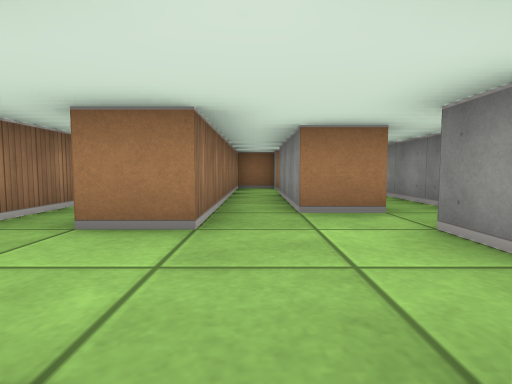
View 1 (above)

16 first-person views from a walk through a cub3D maze. The camera is about half as high as the walls, tilts 4° down and sees 80° across. The floor is counted in squares. Each view is taken from the middle of a square. On the plan, view 1 faces up. The plan holds only what a view shows up to about 9 squares ahead; the rest is blank.

View 2
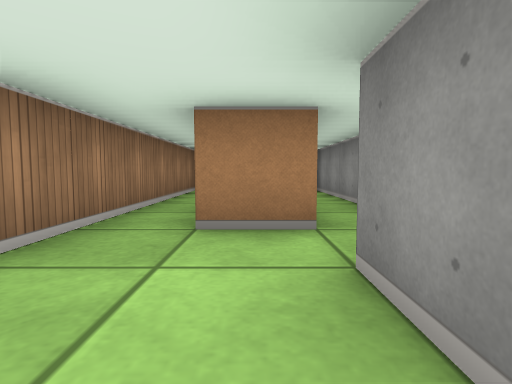

View 3
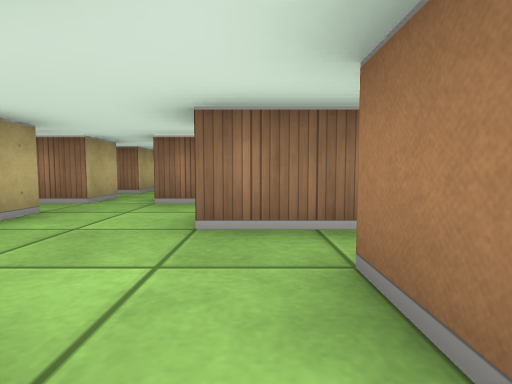

View 4
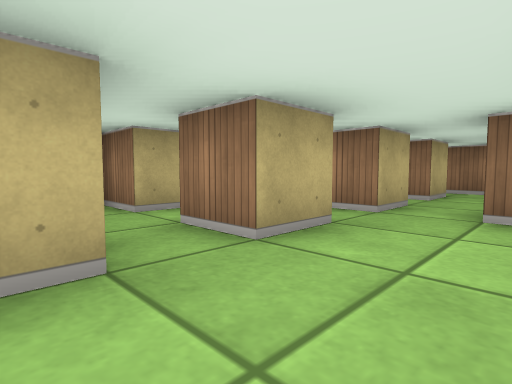

View 5
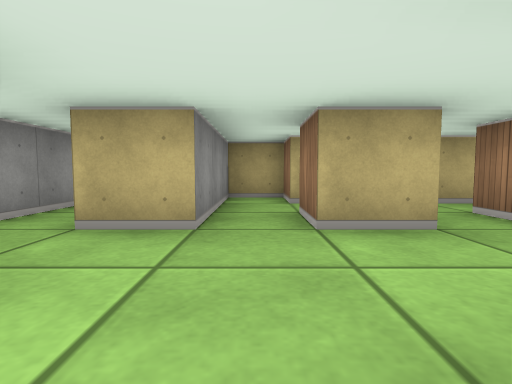

View 6
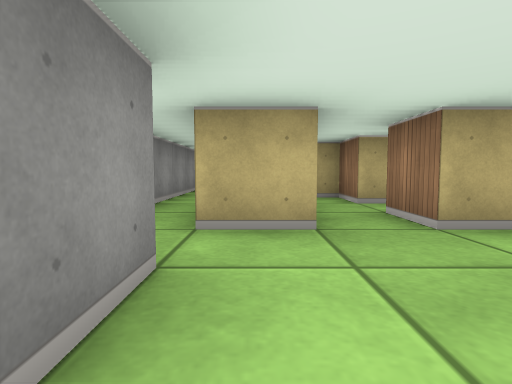

View 7
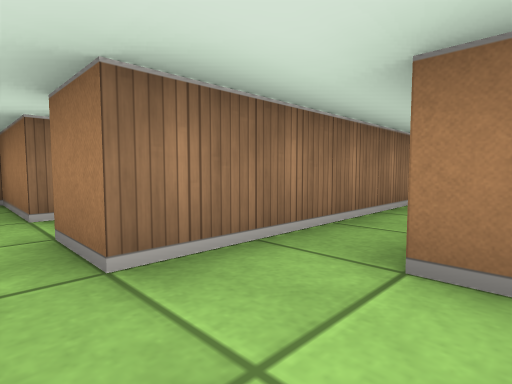

View 8
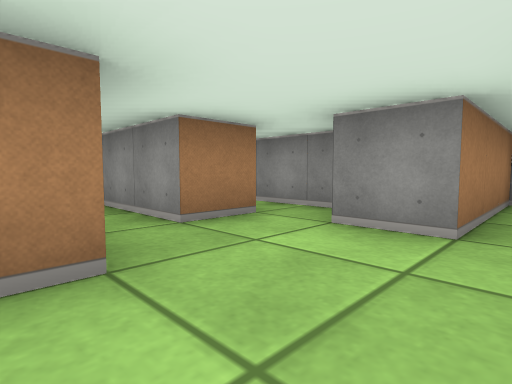

View 9
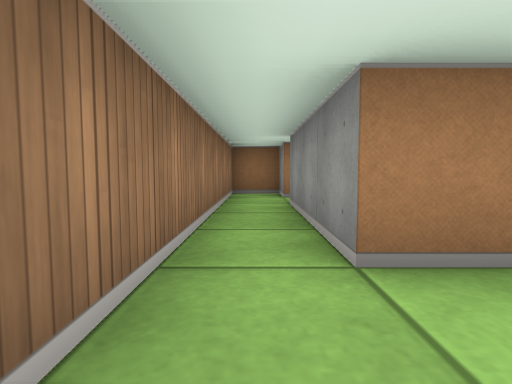

View 10
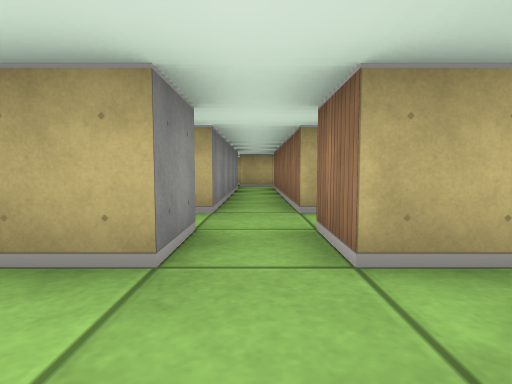

View 11
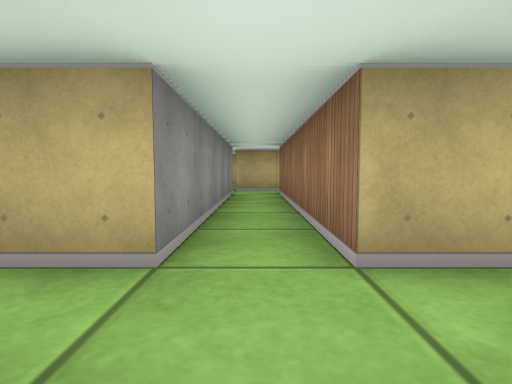

View 12
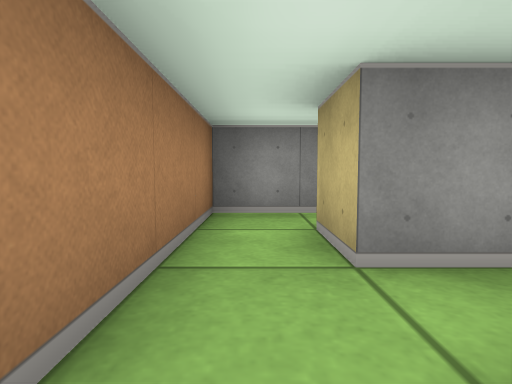

View 13
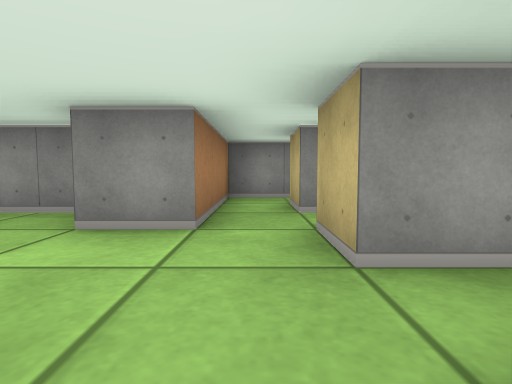

View 14
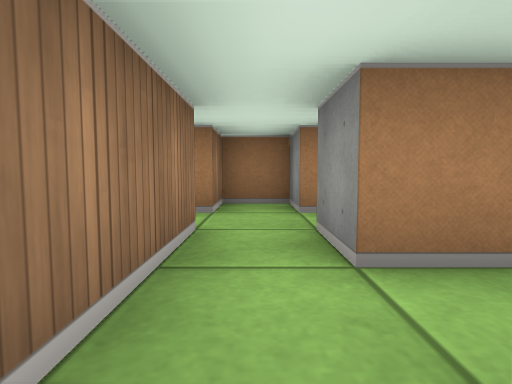

View 15
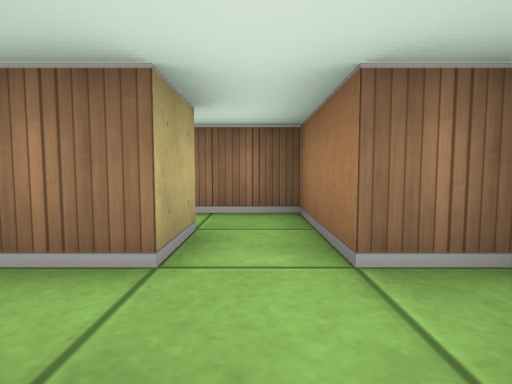

View 16
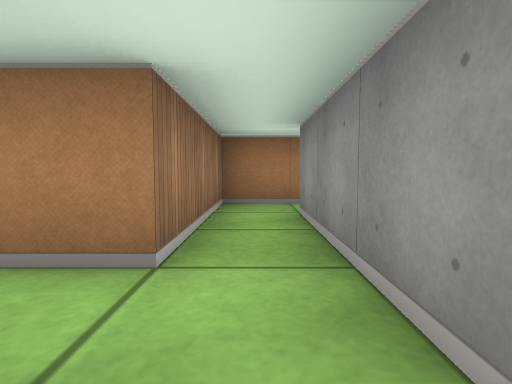

### Floor plan
Points are (right, up) in squares from view 1. A wall is a line through its corners. A room is listed if a view was taken in it or the views show most of it. See-through windows are left out.
Room 1 (views 1, 2, 3, 4, 5, 6, 7, 8, 9, 10, 11, 12, 13, 14, 15)
walls: (-3.5, 2.5) (-4.5, 2.5); (-2.5, 0.5) (-2.5, -0.5) (-3.5, -0.5) (-3.5, 0.5) (-2.5, 0.5); (-2.5, 5.6) (-2.5, 1.5) (-3.5, 1.5); (-4.5, 0.5) (-4.5, -1.5); (-1.5, -0.5) (-1.5, 0.5) (-0.5, 0.5) (-0.5, -0.5); (1.6, 3.5) (0.5, 3.5) (0.5, 6.5); (1.5, 1.5) (1.5, 2.5); (-1.5, -1.5) (-0.5, -1.5) (-0.5, -2.5) (0.5, -2.5) (0.5, 0.5) (1.5, 0.5); (-3.4, -1.5) (-2.5, -1.5); (0.5, 7.5) (0.5, 8.5) (-0.5, 8.5) (-0.5, 2.5) (-1.5, 2.5)
ways out: opening at (-2, -2) to room 3; opening at (1, 7) to room 4; opening at (2, 3) to room 4; opening at (-5, 1) to room 5; opening at (1, 1)
Room 2 (view 16)
walls: (-6.5, 0.5) (-6.5, -1.5); (-5.5, -2.5) (-5.5, 0.5)
ways out: opening at (-6, -0.5) to room 5; opening at (-7, -2)
Room 3 (no view inside)
walls: (-1.5, -6.5) (-1.5, -1.5); (-2.6, -7.5) (-1.5, -7.5); (-2.5, -1.5) (-2.5, -6.5)
ways out: opening at (-2, -2) to room 1
Room 4 (no view inside)
walls: (2.5, 3) (2.5, 8.5)
ways out: opening at (1, 7) to room 1; opening at (2, 3) to room 1
Room 5 (no view inside)
walls: (-5.5, 0.5) (-4.5, 0.5); (-4.5, 1.5) (-6.5, 1.5) (-6.5, 0.5)
ways out: opening at (-5, 1) to room 1; opening at (-6, -0.5) to room 2

Positions as (right, up) in squares from view 1, and headings:
1: (0, 0), facing up
2: (1, 1), facing up
3: (2, 3), facing left
4: (1, 2), facing down-left
5: (0, 3), facing down
6: (1, 3), facing down
7: (-1, 1), facing up-left
8: (-1, 1), facing up-right
9: (0, 2), facing up
10: (-2, 2), facing down
11: (-2, 0), facing down
12: (1, 1), facing right
13: (-1, 1), facing right
14: (-4, -2), facing up
15: (-3, 1), facing left
16: (-6, -3), facing up
